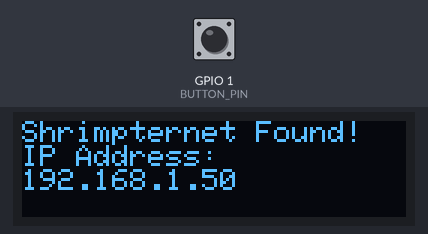
A sketch run on a simulated ESP8266 (NodeMCU). Shown: 128×32 one-colour display. The inputs (shaded band) are chosen by the test bench; at power-on: GPIO 1 (BUTTON_PIN) HIGH. WiFi joins after 1.5 s; servers stay silent unless stated.

Above: at 4.7 s.
At 6.05 s:
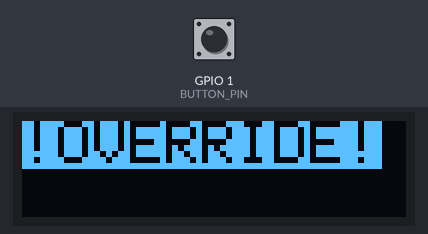
6.4 s: GPIO 1 (BUTTON_PIN) pulled LOW for 0.75 s
At 7.2 s:
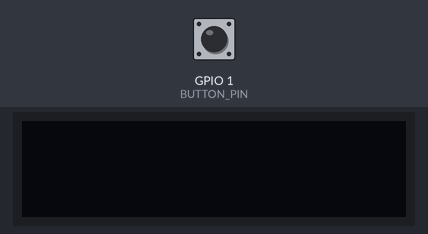
At 7.75 s:
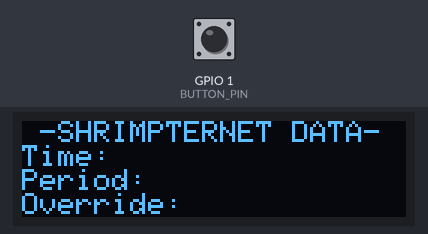
9.0 s: GPIO 1 (BUTTON_PIN) pulled LOW for 3.2 s
Timing chart, 0 to 12.0 s (numbered marks = the images above; inputs shaded):
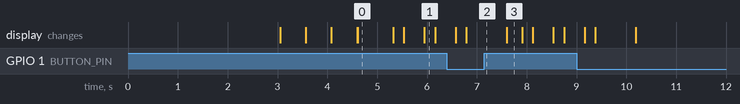

The sketch:

Shrimp_Tower_Remote.ino
```cpp
#include <Wire.h>
#include <Adafruit_SSD1306.h>
#include <ESP8266WiFi.h>
#include <ESPAsyncTCP.h>
#include <ESP8266HTTPClient.h>

//OLED Configuration
#define SCREEN_WIDTH 128 // OLED display width, in pixels
#define SCREEN_HEIGHT 32 // OLED display height, in pixels
#define OLED_RESET     -1 // Reset pin # (or -1 if sharing Arduino reset pin) (UNWIRED)
#define SCREEN_ADDRESS 0x3C ///< See datasheet for Address; 0x3D for 128x64, 0x3C for 128x32
#define SDA 2   //ESP-01S Wiring
#define SCL 0   //ESP-01S Wiring
#define BUTTON_PIN 1 //Shared with TX pin but no issue

//Wifi/Server Configuration
const char* ssid = "Shrimpternet Beacon";
const char* password = "pimpshrimpin";
const char* timeAddress = "http://192.168.4.1/time";
const char* daylightPeriodAddress = "http://192.168.4.1/daylight-period";
const char* overrideGetAddress = "http://192.168.4.1/override";
const char* overrideSetAddress = "http://192.168.4.1/override-set";
//TODO: Add override request validation via string return "it's that shrimple"

String timeString = "";
String periodString = "";
String overrideString = "";

unsigned long previousMillis = 0;
const int httpUpdateDelayMillis = 3000;

//Devices
Adafruit_SSD1306 display(SCREEN_WIDTH, SCREEN_HEIGHT, &Wire, OLED_RESET);

void setup() {
  //Configure I2C for the (nonstandard) wiring of the ESP-01S and start OLED
  Wire.begin(2, 0);
  if(!display.begin(SSD1306_SWITCHCAPVCC, SCREEN_ADDRESS)) {
    Serial.println(F("SSD1306 allocation failed"));
    for(;;); // Don't proceed, loop forever
    //TODO: Add failure state feedback via TX LED on ESP-01S
  }

  //OLED Initialization
  display.clearDisplay();
  display.setTextSize(1);
  display.setTextColor(SSD1306_WHITE);
  display.setCursor(0, 0);
  display.println(F("Shrimpternet Tap"));
  display.println(F("Initializing..."));
  display.display();
  delay(3000);

  //Wifi initialization
  WiFi.begin(ssid, password);
  display.clearDisplay();
  display.setCursor(0, 0);
  display.println(F("Connecting to"));
  display.println(F("Shrimpternet"));
  display.display();
  while (WiFi.status() != WL_CONNECTED) {
    delay(500);
    display.print(".");
    display.display();
  }
  display.clearDisplay();
  display.setCursor(0,0);
  display.println(F("Shrimpternet Found!"));
  display.println(F("IP Address: "));
  display.println(WiFi.localIP());
  display.display();
  delay(500);
}

void loop() {
  //Store time for manual periodic http updates
  //TODO: Add rollover protection for this, it'll take like over a month of continuous runtime but still
  unsigned long currentMillis = millis();

  //Clear display and reset cursor
  display.clearDisplay();
  display.setCursor(0,0);

  //Do HTTP GET requests and format accordingly
  WiFiClient client;
  HTTPClient http;

  //Check override button state, active high
  bool overrideButtonPressed = digitalRead(BUTTON_PIN);

  if (!overrideButtonPressed) {
    display.setTextSize(1);
    display.println(" -SHRIMPTERNET DATA-");

    //Only update data periodically so as to not spam server with updates
    //TODO: Store data strings discretely, use comparison to only update display when new information is received
    if (currentMillis - previousMillis >= httpUpdateDelayMillis) {
      //HTTP client is dumb, needs to be reinitialized for address each time rather than using different endpoints for same address
      //TODO: Find a slightly less stupid way to process HTTP requests?

      //Time update
      http.begin(client, timeAddress);
      http.GET();
      timeString = http.getString();
      http.end();
      //Daylight period update
      http.begin(client, daylightPeriodAddress);
      http.GET();
      periodString = http.getString();
      http.end();
      //Override update
      http.begin(client, overrideGetAddress);
      http.GET();
      overrideString = http.getString();
      http.end();

      //Print retrieved information to display
      display.print("Time: ");
      display.println(timeString);
      display.print("Period: ");
      display.println(periodString);
      display.print("Override: ");
      display.println(overrideString);
      display.display();

      previousMillis = currentMillis;
    }

    //Brief cycle delay
    delay(100);
  } else {  //Button was pressed, override requested
    //HTTP GET request returns string on this end, but also sets a system flag for overriding on the light's end
    http.begin(client, overrideSetAddress);
    http.GET();
    overrideString = http.getString();
    http.end();

    //Print !OVERRIDE! on screen as feedback
    display.setTextSize(2);
    display.setTextColor(SSD1306_BLACK, SSD1306_WHITE); //Draw black text on lit background
    display.print("!OVERRIDE!");
    display.display();
    delay(200);
    display.clearDisplay();
    display.setCursor(0,0);
    display.setTextColor(SSD1306_WHITE, SSD1306_BLACK); //Draw lit text on black background
    display.display();
    delay(200);

    //Force display update after override processed
    previousMillis = currentMillis - httpUpdateDelayMillis;
  }
}
```

Measured:
- what the display in image 0 shows lasts 0.7 s, from 4.6 s to 5.3 s
